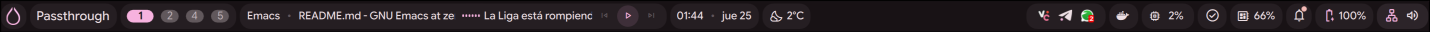
#> input picture .config/DankMaterialShell/plugins/hyprlandSubmap/assets/hyprlandSubmapPassthroughExample.png, 2860 x 64 px (shown at 1/2 size)
$ python generate_colors_material.py --path ../../.config/DankMaterialShell/plugins/hyprlandSubmap/assets/hyprlandSubmapPassthroughExample.png
#> lines starting #> are read from the running program, lines starting #| are printed output that depends on the picture
#!/usr/bin/env -S /bin/sh -c "source \$(eval echo \$ILLOGICAL_IMPULSE_VIRTUAL_ENV)/bin/activate&&exec python -E \"\$0\" \"\$@\""
import argparse
import math
import json
from PIL import Image
from materialyoucolor.quantize import QuantizeCelebi
from materialyoucolor.score.score import Score
from materialyoucolor.hct import Hct
from materialyoucolor.dynamiccolor.material_dynamic_colors import MaterialDynamicColors
from materialyoucolor.utils.color_utils import (rgba_from_argb, argb_from_rgb, argb_from_rgba)
from materialyoucolor.utils.math_utils import (sanitize_degrees_double, difference_degrees, rotation_direction)

# --- CONFIGURACIÓN DE VIVEZA ---
# Si el color extraído tiene menos de este 'chroma' (saturación), se forzará a subir.
# Rango 0-100+. 48.0 es un buen punto para asegurar colores vivos.
MIN_VIBRANCY = 48.0

parser = argparse.ArgumentParser(description='Color generation script')
parser.add_argument('--path', type=str, default=None, help='generate colorscheme from image')
parser.add_argument('--size', type=int , default=128 , help='bitmap image size')
parser.add_argument('--color', type=str, default=None, help='generate colorscheme from color')
parser.add_argument('--mode', type=str, choices=['dark', 'light'], default='dark', help='dark or light mode')
parser.add_argument('--scheme', type=str, default='vibrant', help='material scheme to use')
parser.add_argument('--smart', action='store_true', default=False, help='decide scheme type based on image color')
parser.add_argument('--transparency', type=str, choices=['opaque', 'transparent'], default='opaque', help='enable transparency')
parser.add_argument('--termscheme', type=str, default=None, help='JSON file containg the terminal scheme for generating term colors')
parser.add_argument('--harmony', type=float , default=0.8, help='(0-1) Color hue shift towards accent')
parser.add_argument('--harmonize_threshold', type=float , default=100, help='(0-180) Max threshold angle to limit color hue shift')
parser.add_argument('--term_fg_boost', type=float , default=0.40, help='Make terminal foreground more different from the background (Increased default for better contrast)')
parser.add_argument('--blend_bg_fg', action='store_true', default=False, help='Shift terminal background or foreground towards accent')
parser.add_argument('--cache', type=str, default=None, help='file path to store the generated color')
parser.add_argument('--debug', action='store_true', default=False, help='debug mode')
args = parser.parse_args()

rgba_to_hex = lambda rgba: "#{:02X}{:02X}{:02X}".format(rgba[0], rgba[1], rgba[2])
argb_to_hex = lambda argb: "#{:02X}{:02X}{:02X}".format(*map(round, rgba_from_argb(argb)))
hex_to_argb = lambda hex_code: argb_from_rgb(int(hex_code[1:3], 16), int(hex_code[3:5], 16), int(hex_code[5:], 16))
display_color = lambda rgba : "\x1B[38;2;{};{};{}m{}\x1B[0m".format(rgba[0], rgba[1], rgba[2], "\x1b[7m   \x1b[7m")

def calculate_optimal_size (width: int, height: int, bitmap_size: int) -> (int, int):
    image_area = width * height;
    bitmap_area = bitmap_size ** 2
    scale = math.sqrt(bitmap_area/image_area) if image_area > bitmap_area else 1
    new_width = round(width * scale)
    new_height = round(height * scale)
    if new_width == 0:
        new_width = 1
    if new_height == 0:
        new_height = 1
    return new_width, new_height

def harmonize (design_color: int, source_color: int, threshold: float = 35, harmony: float = 0.5) -> int:
    from_hct = Hct.from_int(design_color)
    to_hct = Hct.from_int(source_color)
    difference_degrees_ = difference_degrees(from_hct.hue, to_hct.hue)
    rotation_degrees = min(difference_degrees_ * harmony, threshold)
    output_hue = sanitize_degrees_double(
        from_hct.hue + rotation_degrees * rotation_direction(from_hct.hue, to_hct.hue)
    )
    return Hct.from_hct(output_hue, from_hct.chroma, from_hct.tone).to_int()

def boost_chroma_tone (argb: int, chroma: float = 1, tone: float = 1) -> int:
    hct = Hct.from_int(argb)
    return Hct.from_hct(hct.hue, hct.chroma * chroma, hct.tone * tone).to_int()

# --- NUEVA FUNCIÓN: GARANTIZAR VIVEZA ---
def ensure_vibrant(hct_obj, min_chroma=MIN_VIBRANCY):
    """Si el color es aburrido (bajo chroma), lo fuerza a ser vivo."""
    if hct_obj.chroma < min_chroma:
        # Mantenemos el tono (Hue) y la luz (Tone), pero forzamos la saturación (Chroma)
        return Hct.from_hct(hct_obj.hue, min_chroma, hct_obj.tone)
    return hct_obj

darkmode = (args.mode == 'dark')
transparent = (args.transparency == 'transparent')

argb = 0
hct = None

if args.path is not None:
    image = Image.open(args.path)
#> image is the input picture: PIL image 2860x64 RGBA; mean R, G, B, A 42.8, 35.4, 39.3, 255

    if image.format == "GIF":
        image.seek(1)

    if image.mode in ["L", "P"]:
        image = image.convert('RGB')
    wsize, hsize = image.size
#> wsize = 2860; hsize = 64
    wsize_new, hsize_new = calculate_optimal_size(wsize, hsize, args.size)
#> wsize_new = 856; hsize_new = 19
    if wsize_new < wsize or hsize_new < hsize:
        image = image.resize((wsize_new, hsize_new), Image.Resampling.BICUBIC)
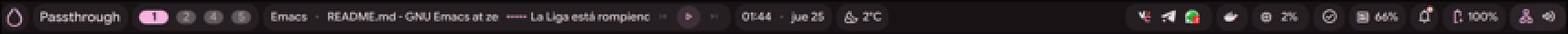
#> image: PIL image 856x19 RGBA (shown 2 times larger); mean R, G, B, A 42.9, 35.5, 39.4, 255

    # Quantize algorithm to find dominant color
#> (the run stopped early here; a loop or call above may not have finished)

$ run again, on .config/DankMaterialShell/plugins/hyprlandSubmap/assets/image_2025-12-24_20-47-31.png
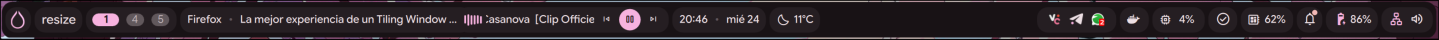
#> input picture .config/DankMaterialShell/plugins/hyprlandSubmap/assets/image_2025-12-24_20-47-31.png, 2878 x 79 px (shown at 1/2 size)
#> image is the input picture: PIL image 2878x79 RGBA; mean R, G, B, A 48.6, 40, 45.1, 255
#> `image = image.resize((wsize_new, hsize_new), Image.Resampling.BICUBIC)`:
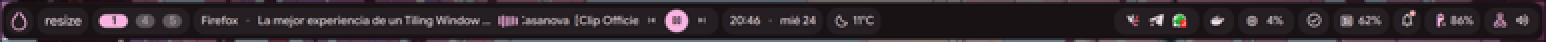
#> image: PIL image 773x21 RGBA (shown 2 times larger); mean R, G, B, A 49.6, 40.9, 46.1, 255
